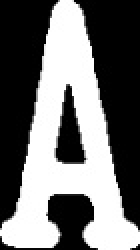
#> input picture BlackjackPi/images/Recognition/Ace.jpg, 70 x 125 px (shown 2 times larger); its folder holds only this picture in this run
$ python -i Cards.py   (imports and definitions only)
#> lines starting #> are read from the running program, lines starting #| are printed output that depends on the picture; after the words box and inside, x2 and y2 are one past the last pixel; in counts of white or black regions, pixels touching at a corner belong together
#> further down, picture is the input picture: shape (125, 70, 3); min 0, max 255, mean 113.2
# Import necessary packages

import numpy as np

import cv2

import time

from interactFile import *


### Constants ###


# Adaptive threshold levels

BKG_THRESH = 60

CARD_THRESH = 30


# Width and height of card corner, where rank and suit are

CORNER_WIDTH = 32

CORNER_HEIGHT = 84


# Dimensions of rank train images

RANK_WIDTH = 70

RANK_HEIGHT = 125


# Dimensions of suit train images

SUIT_WIDTH = 70

SUIT_HEIGHT = 100


RANK_DIFF_MAX = 2000

SUIT_DIFF_MAX = 700


CARD_MAX_AREA = 120000

CARD_MIN_AREA = 25000


card_list = []


font = cv2.FONT_HERSHEY_SIMPLEX


### Structures to hold query card and train card information ###


class Query_card:

    """Structure to store information about query cards in the camera image."""


    # [23 lines left out: function __init__, not called in this run]


class Train_ranks:

    """Structure to store information about train rank images."""


    # [5 lines left out: function __init__, not called in this run]


class Train_suits:

    """Structure to store information about train suit images."""


    # [73 lines left out: functions __init__, load_ranks, load_suits, not called in this run]


def preprocess_image(image):

    """Returns a grayed, blurred, and adaptively thresholded camera image."""


    gray = cv2.cvtColor(image,cv2.COLOR_BGR2GRAY)

    blur = cv2.GaussianBlur(gray,(5,5),0)
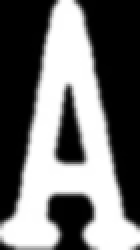
#> blur: shape (125, 70) (shown 2 times larger); min 0, max 255, mean 113.5


    # The best threshold level depends on the ambient lighting conditions.

    # For bright lighting, a high threshold must be used to isolate the cards

    # from the background. For dim lighting, a low threshold must be used.

    # To make the card detector independent of lighting conditions, the

    # following adaptive threshold method is used.

    #

    # A background pixel in the center top of the image is sampled to determine

    # its intensity. The adaptive threshold is set at 50 (THRESH_ADDER) higher

    # than that. This allows the threshold to adapt to the lighting conditions.

    img_w, img_h = np.shape(image)[:2]
#> img_w = 125; img_h = 70

    bkg_level = gray[int(img_h/100)][int(img_w/2)]
#> bkg_level = 0

    thresh_level = bkg_level + BKG_THRESH
#> thresh_level = 60


    retval, thresh = cv2.threshold(blur,thresh_level,255,cv2.THRESH_BINARY)
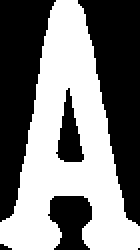
#> thresh: shape (125, 70) (shown 2 times larger); 48.8% white; 1 white region, box (x1, y1, x2, y2) and area: (0, 0, 70, 125) 4268
#> retval = 60


    return thresh


# [533 lines left out: functions find_cards, preprocess_card, match_card, clear_list, draw_results, flattener, not called in this run]

>>> import cv2
>>> picture = cv2.imread('images/Recognition/Ace.jpg')
>>> result = preprocess_image(picture)

$ run again, on BlackjackPi/images/Recognition/Eight.jpg
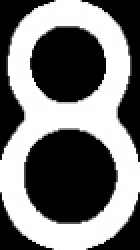
#> input picture BlackjackPi/images/Recognition/Eight.jpg, 70 x 125 px (shown 2 times larger)
#> picture is the input picture: shape (125, 70, 3); min 0, max 255, mean 118.8
#> in preprocess_image, `blur = cv2.GaussianBlur(gray,(5,5),0)`:
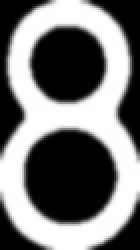
#> blur: shape (125, 70) (shown 2 times larger); min 0, max 255, mean 119.1
#> bkg_level = 0
#> thresh_level = 60
#> in preprocess_image, `retval, thresh = cv2.threshold(blur,thresh_level,255,cv2.THRESH_BINARY)`:
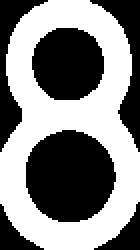
#> thresh: shape (125, 70) (shown 2 times larger); 51.8% white; 6 black regions, box (x1, y1, x2, y2) and area: (13, 65, 58, 111) 1625, (16, 14, 52, 50) 1047, (45, 0, 70, 76) 590, (0, 0, 24, 76) 544, (47, 101, 70, 125) 212, (0, 102, 22, 125) 199

$ run again, on BlackjackPi/images/Recognition/Five.jpg
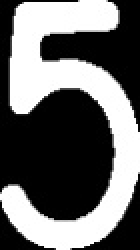
#> input picture BlackjackPi/images/Recognition/Five.jpg, 70 x 125 px (shown 2 times larger)
#> picture is the input picture: shape (125, 70, 3); min 0, max 255, mean 107.6
#> in preprocess_image, `blur = cv2.GaussianBlur(gray,(5,5),0)`:
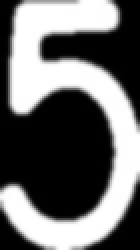
#> blur: shape (125, 70) (shown 2 times larger); min 0, max 255, mean 108.2
#> bkg_level = 0
#> thresh_level = 60
#> in preprocess_image, `retval, thresh = cv2.threshold(blur,thresh_level,255,cv2.THRESH_BINARY)`:
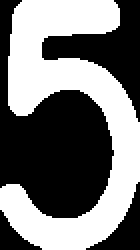
#> thresh: shape (125, 70) (shown 2 times larger); 46.8% white; 1 white region, box (x1, y1, x2, y2) and area: (0, 0, 70, 125) 4094

$ run again, on BlackjackPi/images/Recognition/Four.jpg
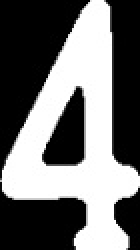
#> input picture BlackjackPi/images/Recognition/Four.jpg, 70 x 125 px (shown 2 times larger)
#> picture is the input picture: shape (125, 70, 3); min 0, max 255, mean 112.1
#> in preprocess_image, `blur = cv2.GaussianBlur(gray,(5,5),0)`:
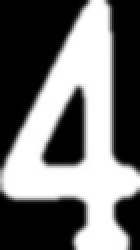
#> blur: shape (125, 70) (shown 2 times larger); min 0, max 255, mean 112.2
#> bkg_level = 0
#> thresh_level = 60
#> in preprocess_image, `retval, thresh = cv2.threshold(blur,thresh_level,255,cv2.THRESH_BINARY)`:
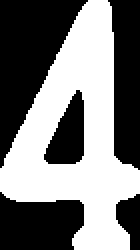
#> thresh: shape (125, 70) (shown 2 times larger); 47.9% white; 1 white region, box (x1, y1, x2, y2) and area: (0, 0, 70, 125) 4187
